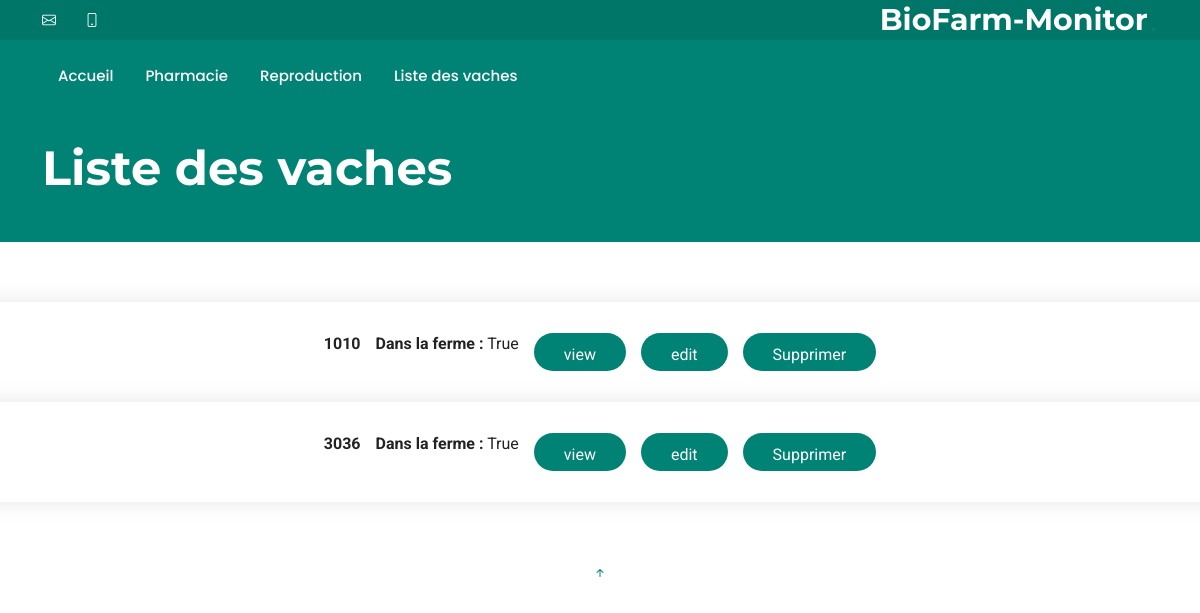
The page /cow_liste on the database its author committed.
### web_app/models.py (models this page shows, shortened)
class Cow(db.Model):
    id = Column(Integer, primary_key=True)  # numero Vache
    cow_cares = Column(MutableList.as_mutable(PickleType), default=list, nullable=False)
    info = Column(MutableList.as_mutable(PickleType), default=list, nullable=False)
    in_farm = Column(Boolean)  # faux si vache sortie expoitation
    born_date = Column(DATE)  # date de naissance de la vache
    reproduction = Column(
        MutableList.as_mutable(PickleType), default=list, nullable=False
    )

### web_app/views.py (the view)
@app.route("/cow_liste", methods=["GET"])
def cow_liste():
    return render_template("cow_liste.html")

### web_app/models.py (called while the page is built)
    @staticmethod
    def get_all_cows() -> list[Cow]:
        return Cow.query.all()

### web_app/templates/cow_liste.html (shortened to what this page needs)
{% extends 'base.html' %}
{% block body_class %}
  "index-page"
{% endblock %}
{% block page_title %}
  Liste des vaches
{% endblock %}
{% block content %}
  <section id="cow_liste" class="contact section">
    <div class="col-12">
      {% for cow in get_all_cows() %}
      <div class="row row-cols-1 row-cols-lg-5 g-5 justify-content-center" id="cow-block-{{ cow.id }}">
        <div class="php-email-form mt-5">
          <div class="col d-flex flex-column align-items-center text-center">
            <p>
              <strong>{{ cow.id }}</strong>
            </p>
          </div>
          <div class="col d-flex flex-column align-items-center text-center">
            <p>
              <strong>Dans la ferme :</strong> {{ cow.in_farm }}
            </p>
          </div>
          <div class="col d-flex flex-column align-items-center text-center">
            <form action="{{ url_for('view_cow', cow_id=cow.id) }}" method="POST" enctype="multipart/form-data">
              <button type="submit" class="btn btn-primary">view</button>
            </form>
          </div>
          <div class="col d-flex flex-column align-items-center text-center">
            <form action="{{ url_for('edit_cow', cow_id=cow.id) }}" method="POST" enctype="multipart/form-data">
              <button type="submit" class="btn btn-primary">edit</button>
            </form>
          </div>
          <div class="col d-flex flex-column align-items-center text-center">
            <form id="form-suppress-{{ cow.id }}" action="{{ url_for('suppress_cow', cow_id=cow.id) }}" method="POST" enctype="multipart/form-data" class="ajax-form">
              <button type="submit" class="btn btn-danger">Supprimer</button>
            </form>
          </div>
        </div>
        </div>
        {% endfor %}
      </div>
  </section>
{% endblock %}

### web_app/static/css/main.css (style rules this page uses)
:root { --default-font: "Roboto", system-ui, -apple-system, "Segoe UI", Roboto, "Helvetica Neue", Arial, "Noto Sans", "Liberation Sans", sans-serif, "Apple Color Emoji", "Segoe UI Emoji", "Segoe UI Symbol", "Noto Color Emoji"; --heading-font: "Montserrat", sans-serif; --nav-font: "Poppins", sans-serif; }
:root { --background-color: #ffffff; --default-color: #222222; --heading-color: #172a28; --accent-color: #008374; --surface-color: #ffffff; --contrast-color: #ffffff; }
:root { --nav-color: #ffffff; --nav-hover-color: #008374; --nav-mobile-background-color: #ffffff; --nav-dropdown-background-color: #ffffff; --nav-dropdown-color: #01433c; --nav-dropdown-hover-color: #008374; }
:root { scroll-behavior: smooth; }
body { color: var(--default-color); background-color: var(--background-color); font-family: var(--default-font); }
.php-email-form { display: flex; justify-content: center; align-items: center; gap: 15px; flex-wrap: nowrap; }
.php-email-form>* { flex: none; width: auto; margin-bottom: 0; }
.php-email-form button { padding: 8px 20px; height: 38px; font-size: 1rem; align-self: stretch; }
section, .section { color: var(--default-color); background-color: var(--background-color); padding: 60px 0; scroll-margin-top: 112px; overflow: clip; }
.contact .php-email-form { background-color: var(--surface-color); box-shadow: 0px 0px 20px rgba(0, 0, 0, 0.1); width: 100%; height: 100%; padding: 30px; }
.contact .php-email-form button[type=submit] { color: var(--contrast-color); background: var(--accent-color); border: 0; padding: 10px 30px; transition: 0.4s; border-radius: 50px; }

### rows shown on the page
Cow: id "1010", in_farm "True"
Cow: id "3036", in_farm "True"
